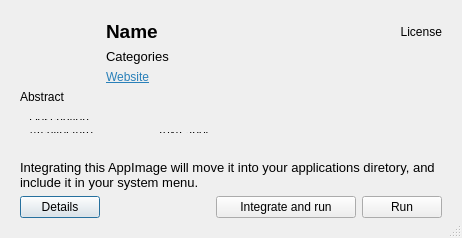
<?xml version="1.0" encoding="UTF-8"?>
<ui version="4.0">
 <class>LaunchCommandAssistantDialog</class>
 <widget class="QDialog" name="LaunchCommandAssistantDialog">
  <property name="geometry">
   <rect>
    <x>0</x>
    <y>0</y>
    <width>462</width>
    <height>238</height>
   </rect>
  </property>
  <property name="windowTitle">
   <string>Dialog</string>
  </property>
  <property name="windowIcon">
   <iconset resource="../../res/icons.qrc">
    <normaloff>:/share/icons/scalable/apps/AppImageLauncher.svg</normaloff>:/share/icons/scalable/apps/AppImageLauncher.svg</iconset>
  </property>
  <property name="sizeGripEnabled">
   <bool>true</bool>
  </property>
  <layout class="QVBoxLayout" name="verticalLayout">
   <item>
    <widget class="QStackedWidget" name="stackedWidget">
     <property name="currentIndex">
      <number>0</number>
     </property>
     <widget class="QWidget" name="integrationPage">
      <layout class="QGridLayout" name="gridLayout">
       <item row="3" column="0" colspan="6">
        <widget class="QLabel" name="labelAbstract">
         <property name="sizePolicy">
          <sizepolicy hsizetype="Preferred" vsizetype="MinimumExpanding">
           <horstretch>0</horstretch>
           <verstretch>0</verstretch>
          </sizepolicy>
         </property>
         <property name="font">
          <font>
           <pointsize>9</pointsize>
          </font>
         </property>
         <property name="text">
          <string>Abstract</string>
         </property>
         <property name="alignment">
          <set>Qt::AlignLeading|Qt::AlignLeft|Qt::AlignTop</set>
         </property>
         <property name="wordWrap">
          <bool>true</bool>
         </property>
         <property name="margin">
          <number>4</number>
         </property>
        </widget>
       </item>
       <item row="6" column="2">
        <spacer name="horizontalSpacer">
         <property name="orientation">
          <enum>Qt::Horizontal</enum>
         </property>
         <property name="sizeHint" stdset="0">
          <size>
           <width>349</width>
           <height>20</height>
          </size>
         </property>
        </spacer>
       </item>
       <item row="6" column="0">
        <widget class="QPushButton" name="detailsButton">
         <property name="text">
          <string>Details</string>
         </property>
        </widget>
       </item>
       <item row="6" column="5">
        <widget class="QPushButton" name="runButton">
         <property name="text">
          <string>Run</string>
         </property>
         <property name="icon">
          <iconset theme="application-x-executable">
           <normaloff>.</normaloff>.</iconset>
         </property>
         <property name="autoDefault">
          <bool>true</bool>
         </property>
         <property name="default">
          <bool>false</bool>
         </property>
        </widget>
       </item>
       <item row="5" column="0" colspan="6">
        <widget class="QLabel" name="label">
         <property name="frameShape">
          <enum>QFrame::Box</enum>
         </property>
         <property name="frameShadow">
          <enum>QFrame::Sunken</enum>
         </property>
         <property name="lineWidth">
          <number>0</number>
         </property>
         <property name="text">
          <string>&lt;!DOCTYPE HTML PUBLIC &quot;-//W3C//DTD HTML 4.0//EN&quot; &quot;http://www.w3.org/TR/REC-html40/strict.dtd&quot;&gt;
&lt;html&gt;&lt;head&gt;&lt;meta name=&quot;qrichtext&quot; content=&quot;1&quot; /&gt;&lt;style type=&quot;text/css&quot;&gt;
p, li { white-space: pre-wrap; }
&lt;/style&gt;&lt;/head&gt;&lt;body style=&quot; font-family:'Noto Sans'; font-size:10pt; font-weight:400; font-style:normal;&quot;&gt;
&lt;p style=&quot; margin-top:0px; margin-bottom:0px; margin-left:0px; margin-right:0px; -qt-block-indent:0; text-indent:0px;&quot;&gt;Integrating this AppImage will move it into your applications diretory, and include it in your system menu.&lt;/p&gt;&lt;/body&gt;&lt;/html&gt;</string>
         </property>
         <property name="wordWrap">
          <bool>true</bool>
         </property>
         <property name="margin">
          <number>4</number>
         </property>
        </widget>
       </item>
       <item row="4" column="0" colspan="6">
        <widget class="QWidget" name="widgetDetails" native="true">
         <property name="sizePolicy">
          <sizepolicy hsizetype="Preferred" vsizetype="MinimumExpanding">
           <horstretch>0</horstretch>
           <verstretch>0</verstretch>
          </sizepolicy>
         </property>
         <property name="minimumSize">
          <size>
           <width>0</width>
           <height>30</height>
          </size>
         </property>
         <layout class="QGridLayout" name="gridLayout_3">
          <item row="2" column="0">
           <widget class="QLabel" name="label_6">
            <property name="text">
             <string>Architecture</string>
            </property>
           </widget>
          </item>
          <item row="1" column="0">
           <widget class="QLabel" name="label_2">
            <property name="text">
             <string>AppImage Type</string>
            </property>
            <property name="margin">
             <number>0</number>
            </property>
           </widget>
          </item>
          <item row="3" column="0">
           <widget class="QLabel" name="label_4">
            <property name="text">
             <string>SHA512 Checksum</string>
            </property>
           </widget>
          </item>
          <item row="0" column="0" colspan="4">
           <widget class="QLabel" name="labelDescription">
            <property name="sizePolicy">
             <sizepolicy hsizetype="Preferred" vsizetype="MinimumExpanding">
              <horstretch>0</horstretch>
              <verstretch>0</verstretch>
             </sizepolicy>
            </property>
            <property name="text">
             <string>Description</string>
            </property>
            <property name="wordWrap">
             <bool>true</bool>
            </property>
           </widget>
          </item>
          <item row="3" column="3">
           <widget class="QToolButton" name="copyCheckSumButton">
            <property name="text">
             <string/>
            </property>
            <property name="icon">
             <iconset theme="edit-copy">
              <normaloff>.</normaloff>.</iconset>
            </property>
            <property name="iconSize">
             <size>
              <width>18</width>
              <height>18</height>
             </size>
            </property>
            <property name="toolButtonStyle">
             <enum>Qt::ToolButtonIconOnly</enum>
            </property>
            <property name="autoRaise">
             <bool>true</bool>
            </property>
           </widget>
          </item>
          <item row="3" column="1" colspan="2">
           <widget class="QLabel" name="labelSha512Value">
            <property name="text">
             <string>CHECK SUM VALUE</string>
            </property>
            <property name="textFormat">
             <enum>Qt::PlainText</enum>
            </property>
            <property name="scaledContents">
             <bool>true</bool>
            </property>
            <property name="wordWrap">
             <bool>true</bool>
            </property>
           </widget>
          </item>
          <item row="4" column="0">
           <widget class="QLabel" name="label_3">
            <property name="text">
             <string>Applications Directory</string>
            </property>
           </widget>
          </item>
          <item row="4" column="1" colspan="2">
           <widget class="QLabel" name="labelAppDirValue">
            <property name="text">
             <string>TextLabel</string>
            </property>
           </widget>
          </item>
          <item row="4" column="3">
           <widget class="QToolButton" name="openAppDirButton">
            <property name="text">
             <string/>
            </property>
            <property name="icon">
             <iconset theme="document-open">
              <normaloff>.</normaloff>.</iconset>
            </property>
            <property name="autoRaise">
             <bool>true</bool>
            </property>
           </widget>
          </item>
          <item row="2" column="1" colspan="3">
           <widget class="QLabel" name="labelArchitecture">
            <property name="sizePolicy">
             <sizepolicy hsizetype="MinimumExpanding" vsizetype="Preferred">
              <horstretch>0</horstretch>
              <verstretch>0</verstretch>
             </sizepolicy>
            </property>
            <property name="text">
             <string>TextLabel</string>
            </property>
           </widget>
          </item>
          <item row="1" column="1" colspan="3">
           <widget class="QLabel" name="labelType">
            <property name="sizePolicy">
             <sizepolicy hsizetype="MinimumExpanding" vsizetype="Preferred">
              <horstretch>0</horstretch>
              <verstretch>0</verstretch>
             </sizepolicy>
            </property>
            <property name="text">
             <string>TextLabel</string>
            </property>
            <property name="wordWrap">
             <bool>true</bool>
            </property>
           </widget>
          </item>
         </layout>
        </widget>
       </item>
       <item row="6" column="4">
        <widget class="QPushButton" name="integrateButton">
         <property name="minimumSize">
          <size>
           <width>140</width>
           <height>0</height>
          </size>
         </property>
         <property name="text">
          <string>Integrate and run</string>
         </property>
         <property name="autoDefault">
          <bool>true</bool>
         </property>
         <property name="default">
          <bool>true</bool>
         </property>
        </widget>
       </item>
       <item row="0" column="5">
        <widget class="QLabel" name="labelLicense">
         <property name="text">
          <string>License</string>
         </property>
         <property name="alignment">
          <set>Qt::AlignRight|Qt::AlignTrailing|Qt::AlignVCenter</set>
         </property>
        </widget>
       </item>
       <item row="2" column="1" colspan="4">
        <widget class="QLabel" name="labelLinks">
         <property name="text">
          <string>&lt;html&gt;&lt;head/&gt;&lt;body&gt;&lt;p&gt;&lt;a href=&quot;http://appimage.org&quot;&gt;&lt;span style=&quot; text-decoration: underline; color:#2980b9;&quot;&gt;Website&lt;/span&gt;&lt;/a&gt;&lt;/p&gt;&lt;/body&gt;&lt;/html&gt;</string>
         </property>
         <property name="textFormat">
          <enum>Qt::RichText</enum>
         </property>
         <property name="alignment">
          <set>Qt::AlignLeading|Qt::AlignLeft|Qt::AlignVCenter</set>
         </property>
         <property name="wordWrap">
          <bool>true</bool>
         </property>
         <property name="openExternalLinks">
          <bool>true</bool>
         </property>
         <property name="textInteractionFlags">
          <set>Qt::LinksAccessibleByKeyboard|Qt::LinksAccessibleByMouse</set>
         </property>
        </widget>
       </item>
       <item row="1" column="1" colspan="4">
        <widget class="QLabel" name="labelCategories">
         <property name="font">
          <font>
           <pointsize>10</pointsize>
           <weight>50</weight>
           <italic>false</italic>
           <bold>false</bold>
          </font>
         </property>
         <property name="text">
          <string>Categories</string>
         </property>
         <property name="wordWrap">
          <bool>true</bool>
         </property>
        </widget>
       </item>
       <item row="0" column="1" colspan="4">
        <widget class="QLabel" name="labelName">
         <property name="sizePolicy">
          <sizepolicy hsizetype="MinimumExpanding" vsizetype="Preferred">
           <horstretch>0</horstretch>
           <verstretch>0</verstretch>
          </sizepolicy>
         </property>
         <property name="font">
          <font>
           <pointsize>14</pointsize>
           <weight>75</weight>
           <bold>true</bold>
          </font>
         </property>
         <property name="text">
          <string>Name</string>
         </property>
         <property name="alignment">
          <set>Qt::AlignLeading|Qt::AlignLeft|Qt::AlignVCenter</set>
         </property>
         <property name="wordWrap">
          <bool>true</bool>
         </property>
         <property name="margin">
          <number>0</number>
         </property>
        </widget>
       </item>
       <item row="0" column="0" rowspan="3">
        <widget class="QLabel" name="labelIcon">
         <property name="sizePolicy">
          <sizepolicy hsizetype="Fixed" vsizetype="Fixed">
           <horstretch>0</horstretch>
           <verstretch>0</verstretch>
          </sizepolicy>
         </property>
         <property name="minimumSize">
          <size>
           <width>64</width>
           <height>64</height>
          </size>
         </property>
         <property name="maximumSize">
          <size>
           <width>64</width>
           <height>64</height>
          </size>
         </property>
         <property name="text">
          <string/>
         </property>
         <property name="pixmap">
          <pixmap resource="../../res/icons.qrc">:/share/icons/scalable/apps/AppImageLauncher.svg</pixmap>
         </property>
         <property name="scaledContents">
          <bool>true</bool>
         </property>
         <property name="alignment">
          <set>Qt::AlignHCenter|Qt::AlignTop</set>
         </property>
        </widget>
       </item>
      </layout>
     </widget>
    </widget>
   </item>
  </layout>
 </widget>
 <resources>
  <include location="../../res/icons.qrc"/>
 </resources>
 <connections/>
</ui>
